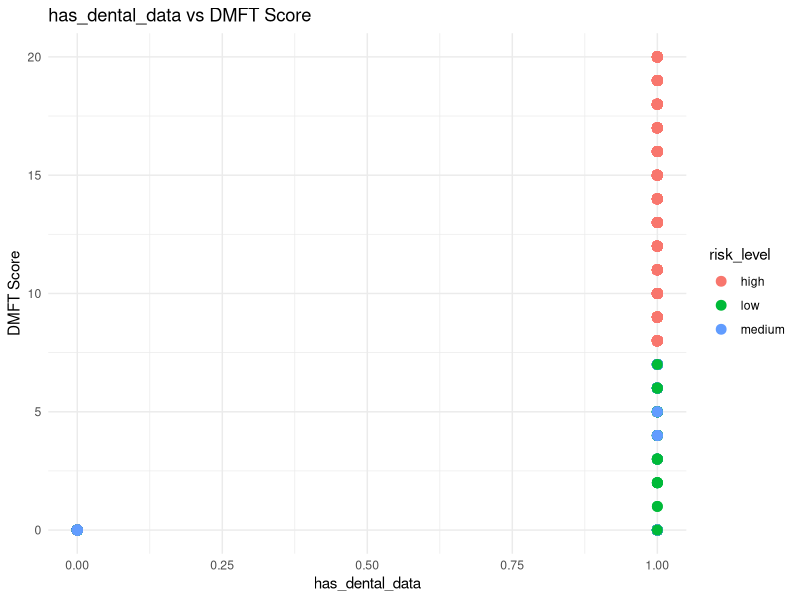
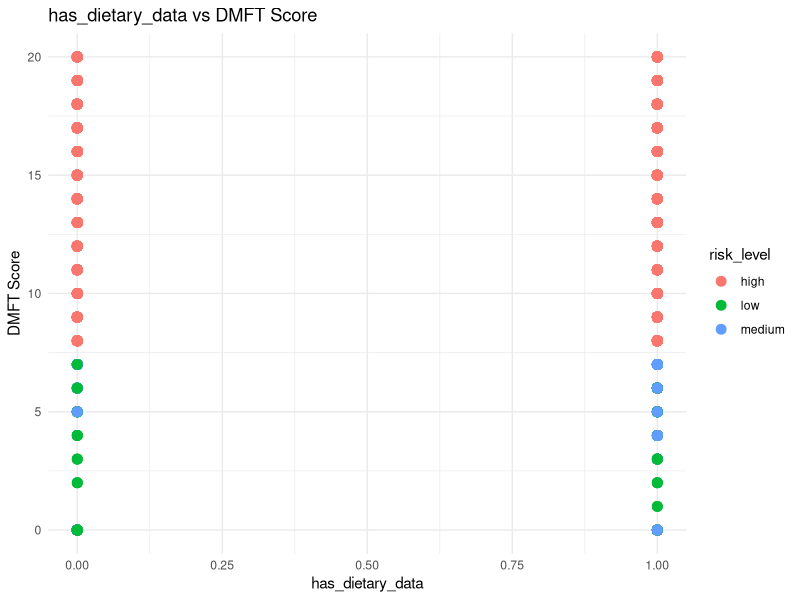
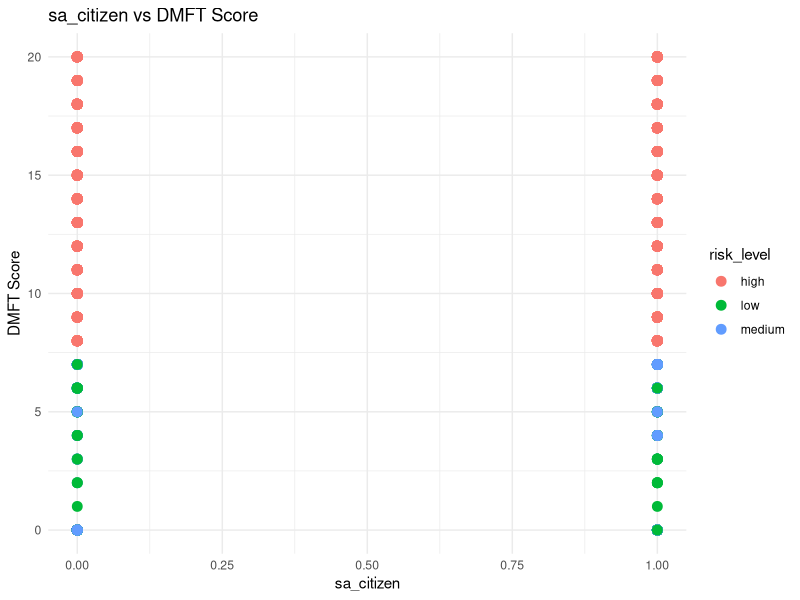
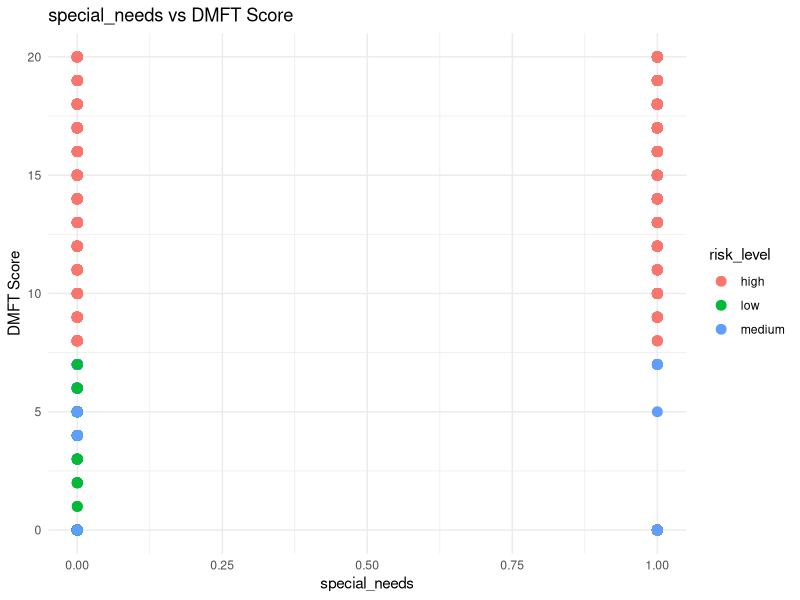
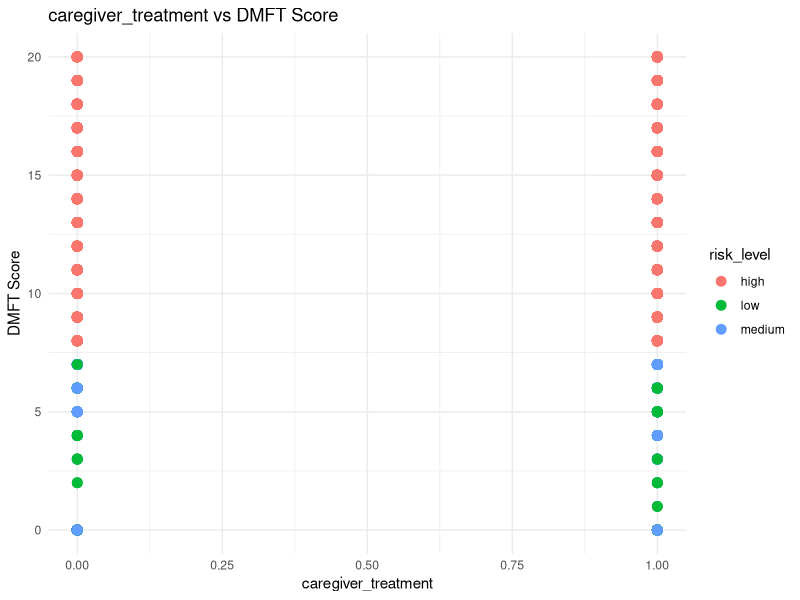
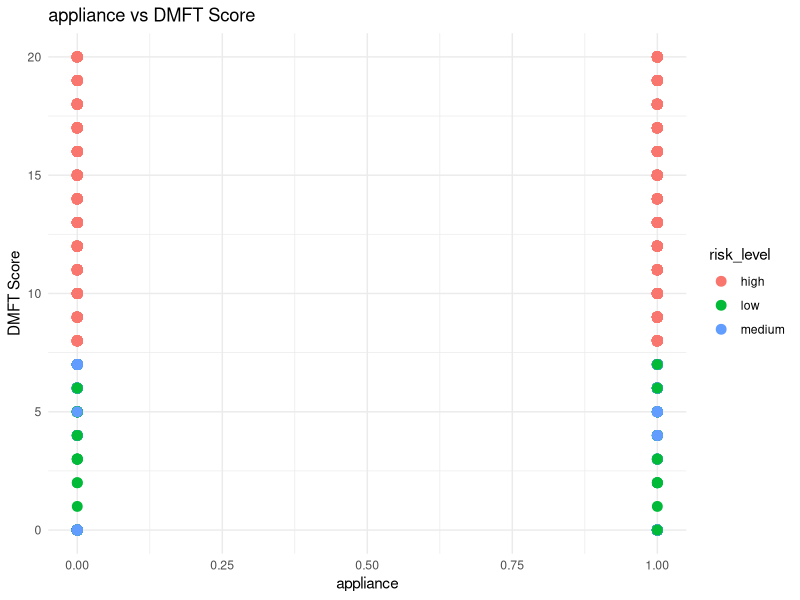
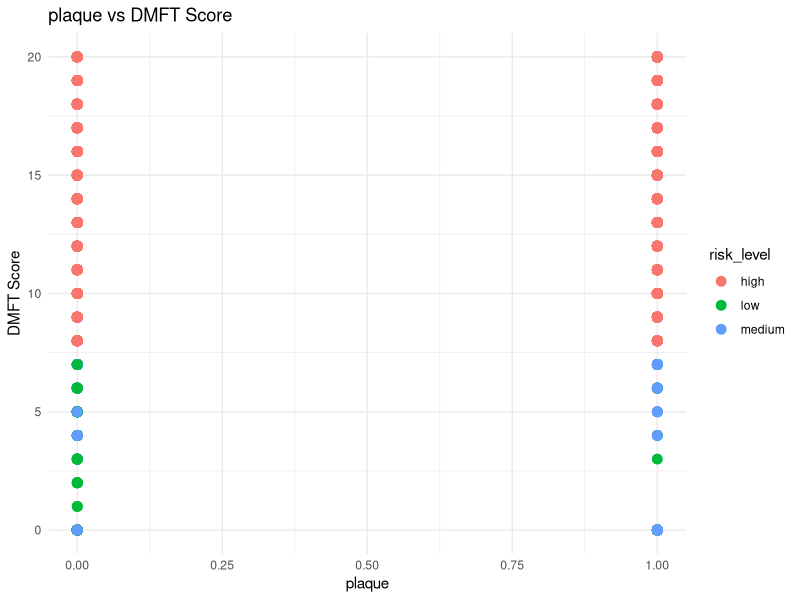
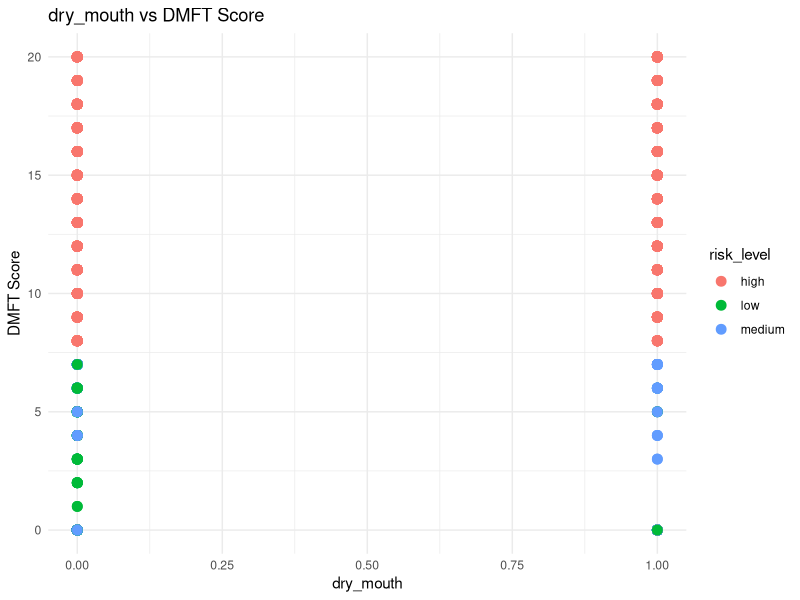

Source code (R) for these figures, in order: (Note: this script raises an error after producing the figures.)
#install.packages("ggplot2")


library(ggplot2)

training_data <- read.csv("training_data.csv")

# Get numeric variables except total_dmft_score
numeric_vars <- names(training_data)[sapply(training_data, is.numeric)]
numeric_vars <- setdiff(numeric_vars, "total_dmft_score")  # exclude the outcome

# Loop and plot
for (var in numeric_vars) {
  p <- ggplot(training_data, aes_string(x = var, 
                                        y = "total_dmft_score", 
                                        color = "risk_level")) +
    geom_point(size = 3) +
    labs(title = paste(var, "vs DMFT Score"),
         x = var,
         y = "DMFT Score") +
    theme_minimal()
  
  #print(p)  # shows plot
  
  ggsave(paste0("plot_", var, ".png"), plot = p, width = 6, height = 4)
}

